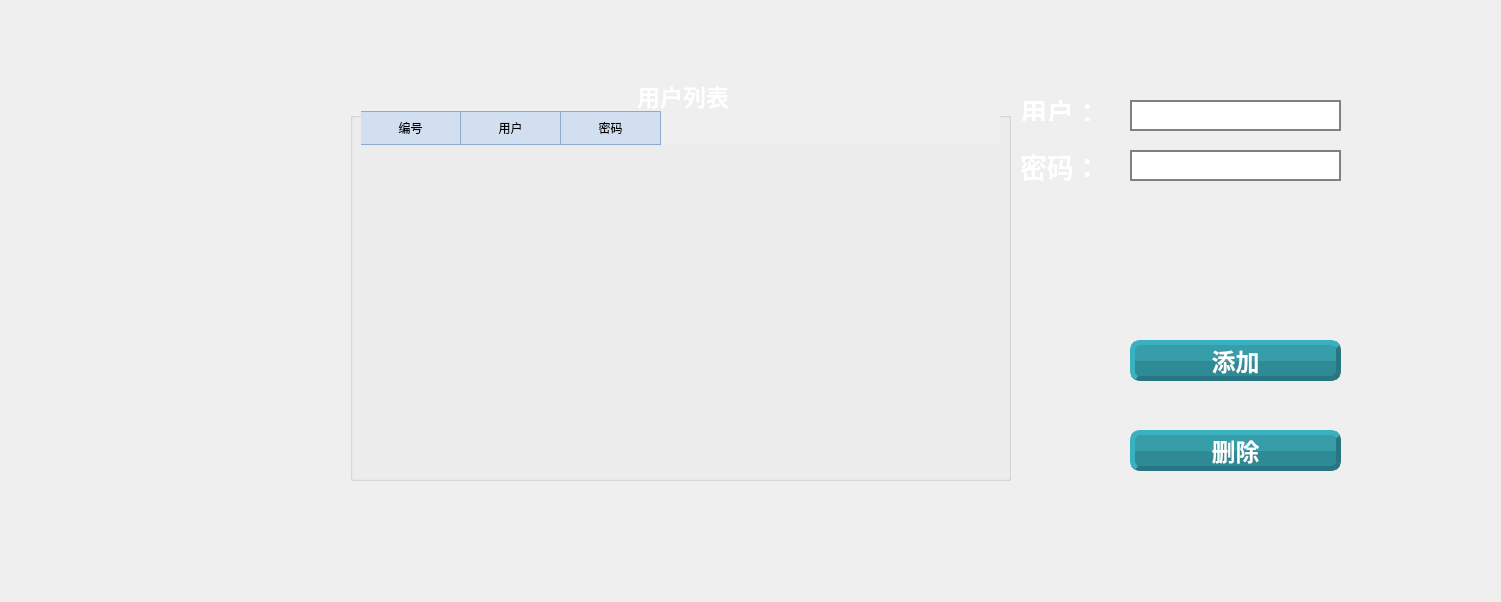
<?xml version="1.0" encoding="UTF-8"?>
<ui version="4.0">
 <class>User_Management</class>
 <widget class="QMainWindow" name="User_Management">
  <property name="geometry">
   <rect>
    <x>0</x>
    <y>0</y>
    <width>1501</width>
    <height>602</height>
   </rect>
  </property>
  <property name="windowTitle">
   <string>MainWindow</string>
  </property>
  <property name="styleSheet">
   <string notr="true">/*#User_Management{
	background-image: url(:/img/16pic_591937_s.jpg);
}*/</string>
  </property>
  <widget class="QWidget" name="centralwidget">
   <widget class="QGroupBox" name="groupBox">
    <property name="geometry">
     <rect>
      <x>350</x>
      <y>80</y>
      <width>661</width>
      <height>401</height>
     </rect>
    </property>
    <property name="font">
     <font>
      <family>楷体</family>
      <pointsize>17</pointsize>
      <weight>75</weight>
      <bold>true</bold>
     </font>
    </property>
    <property name="styleSheet">
     <string notr="true">QGroupBox::title
{
color: rgb(255, 255, 255);
subcontrol-origin:margin;
subcontrol-position:top center;
padding:0 3px;
}</string>
    </property>
    <property name="title">
     <string>用户列表</string>
    </property>
    <widget class="QTableWidget" name="tableWidget">
     <property name="geometry">
      <rect>
       <x>10</x>
       <y>30</y>
       <width>641</width>
       <height>361</height>
      </rect>
     </property>
     <property name="styleSheet">
      <string notr="true">QTableView
{
	background-color: rgba(255, 255, 255, 0); 
	alternate-background-color:#e3edf9;
	font:14px &quot;微软雅黑&quot;;
	color:#677483;
	gridline-color: #ccddf0;
	background-color:transparent
}
 
QTableView::item
{	
	font:14px &quot;微软雅黑&quot;;

	color:#677483;
	gridline-color: #ccddf0; 
	
	color: rgb(255, 255, 255);
}
 
QTableView::item:selected
{	
	color:#677483;
}
 
QHeaderView::section {	
	color: black;
	font:bold 14px &quot;微软雅黑&quot;;
	text-align:center;
	height:32px;
	background-color: #d1dff0;
	border:1px solid #8faac9;
	border-left:none;
}
 
// border-left:none;防止中间表头的border重叠
QHeaderView::section:first 
{
	border-left:1px solid #8faac9;
}
</string>
     </property>
     <property name="editTriggers">
      <set>QAbstractItemView::NoEditTriggers</set>
     </property>
     <property name="selectionBehavior">
      <enum>QAbstractItemView::SelectRows</enum>
     </property>
     <property name="showGrid">
      <bool>true</bool>
     </property>
     <column>
      <property name="text">
       <string>编号</string>
      </property>
     </column>
     <column>
      <property name="text">
       <string>用户</string>
      </property>
     </column>
     <column>
      <property name="text">
       <string>密码</string>
      </property>
     </column>
    </widget>
   </widget>
   <widget class="QLabel" name="label">
    <property name="geometry">
     <rect>
      <x>1020</x>
      <y>100</y>
      <width>81</width>
      <height>21</height>
     </rect>
    </property>
    <property name="font">
     <font>
      <family>楷体</family>
      <pointsize>20</pointsize>
      <weight>75</weight>
      <bold>true</bold>
     </font>
    </property>
    <property name="styleSheet">
     <string notr="true">color: rgb(255, 255, 255);</string>
    </property>
    <property name="text">
     <string>用户：</string>
    </property>
   </widget>
   <widget class="QLabel" name="label_2">
    <property name="geometry">
     <rect>
      <x>1020</x>
      <y>150</y>
      <width>81</width>
      <height>31</height>
     </rect>
    </property>
    <property name="font">
     <font>
      <family>楷体</family>
      <pointsize>20</pointsize>
      <weight>75</weight>
      <bold>true</bold>
     </font>
    </property>
    <property name="styleSheet">
     <string notr="true">color: rgb(255, 255, 255);</string>
    </property>
    <property name="text">
     <string>密码：</string>
    </property>
   </widget>
   <widget class="QLineEdit" name="lineEdit_account">
    <property name="geometry">
     <rect>
      <x>1130</x>
      <y>100</y>
      <width>211</width>
      <height>31</height>
     </rect>
    </property>
    <property name="font">
     <font>
      <family>宋体</family>
      <pointsize>12</pointsize>
     </font>
    </property>
    <property name="styleSheet">
     <string notr="true">QLineEdit{
border: 2px solid gray
}</string>
    </property>
   </widget>
   <widget class="QLineEdit" name="lineEdit_passwd">
    <property name="geometry">
     <rect>
      <x>1130</x>
      <y>150</y>
      <width>211</width>
      <height>31</height>
     </rect>
    </property>
    <property name="font">
     <font>
      <family>宋体</family>
      <pointsize>12</pointsize>
      <weight>50</weight>
      <bold>false</bold>
     </font>
    </property>
    <property name="styleSheet">
     <string notr="true">QLineEdit{
border: 2px solid gray
}</string>
    </property>
    <property name="locale">
     <locale language="Chinese" country="China"/>
    </property>
    <property name="inputMethodHints">
     <set>Qt::ImhHiddenText|Qt::ImhNoAutoUppercase|Qt::ImhNoPredictiveText|Qt::ImhSensitiveData</set>
    </property>
    <property name="echoMode">
     <enum>QLineEdit::Password</enum>
    </property>
   </widget>
   <widget class="QPushButton" name="btn_add">
    <property name="geometry">
     <rect>
      <x>1130</x>
      <y>340</y>
      <width>211</width>
      <height>41</height>
     </rect>
    </property>
    <property name="font">
     <font>
      <family>楷体</family>
      <pointsize>18</pointsize>
      <weight>75</weight>
      <bold>true</bold>
     </font>
    </property>
    <property name="styleSheet">
     <string notr="true">QPushButton {
color: rgb(255, 255, 255);
 border:5px outset rgb(39,118,129);
 background-color: qconicalgradient(cx:0.5, cy:0.5, angle:180, stop:0.49999 rgba(46, 138, 149, 255), stop:0.50001 rgba(55, 158, 169, 255));
border-radius:10px;
padding:2px 4px;
}

QPushButton:hover{
	
	color: rgb(0, 0, 0);
    border:5px outset gray;
    background-color: qconicalgradient(cx:0.5, cy:0.5, angle:180, stop:0.49999 rgba(188, 188, 188, 255), stop:0.50001 rgba(208, 208, 208, 255));
    border-radius:10px;
	position:relative; top:1px; left:1px
}

QPushButton:pressed{
    border:3px inset gray;
    background-color: qconicalgradient(cx:0.5, cy:0.5, angle:180, stop:0.49999 rgba(208, 208, 208, 255), stop:0.50001 rgba(188, 188, 188, 255));
	border-bottom: 1px;
    border-radius:10px;
}</string>
    </property>
    <property name="text">
     <string>添加</string>
    </property>
   </widget>
   <widget class="QPushButton" name="btn_remove">
    <property name="geometry">
     <rect>
      <x>1130</x>
      <y>430</y>
      <width>211</width>
      <height>41</height>
     </rect>
    </property>
    <property name="font">
     <font>
      <family>楷体</family>
      <pointsize>18</pointsize>
      <weight>75</weight>
      <bold>true</bold>
     </font>
    </property>
    <property name="styleSheet">
     <string notr="true">QPushButton {
color: rgb(255, 255, 255);
 border:5px outset rgb(39,118,129);
 background-color: qconicalgradient(cx:0.5, cy:0.5, angle:180, stop:0.49999 rgba(46, 138, 149, 255), stop:0.50001 rgba(55, 158, 169, 255));
border-radius:10px;
padding:2px 4px;
}

QPushButton:hover{
	
	color: rgb(0, 0, 0);
    border:5px outset gray;
    background-color: qconicalgradient(cx:0.5, cy:0.5, angle:180, stop:0.49999 rgba(188, 188, 188, 255), stop:0.50001 rgba(208, 208, 208, 255));
    border-radius:10px;
	position:relative; top:1px; left:1px
}

QPushButton:pressed{
    border:3px inset gray;
    background-color: qconicalgradient(cx:0.5, cy:0.5, angle:180, stop:0.49999 rgba(208, 208, 208, 255), stop:0.50001 rgba(188, 188, 188, 255));
	border-bottom: 1px;
    border-radius:10px;
}</string>
    </property>
    <property name="text">
     <string>删除</string>
    </property>
   </widget>
  </widget>
 </widget>
 <resources/>
 <connections/>
</ui>
